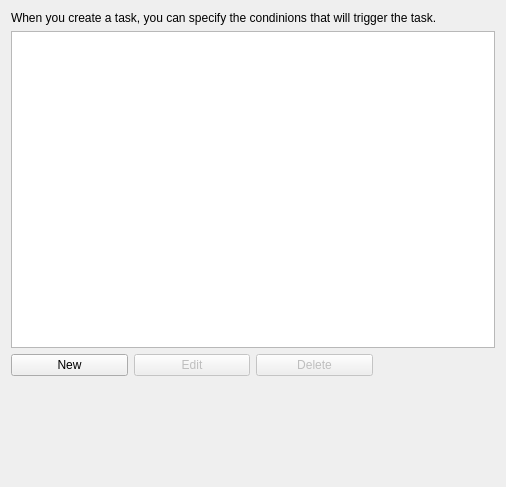
<?xml version="1.0" encoding="UTF-8"?>
<ui version="4.0">
 <class>ScheduleTriggersWin7Widget</class>
 <widget class="QWidget" name="ScheduleTriggersWin7Widget">
  <property name="geometry">
   <rect>
    <x>0</x>
    <y>0</y>
    <width>506</width>
    <height>487</height>
   </rect>
  </property>
  <property name="windowTitle">
   <string>Form</string>
  </property>
  <layout class="QGridLayout" name="gridLayout">
   <item row="0" column="0" colspan="4">
    <widget class="QLabel" name="triggerLabel">
     <property name="sizePolicy">
      <sizepolicy hsizetype="Fixed" vsizetype="Preferred">
       <horstretch>92</horstretch>
       <verstretch>0</verstretch>
      </sizepolicy>
     </property>
     <property name="minimumSize">
      <size>
       <width>92</width>
       <height>0</height>
      </size>
     </property>
     <property name="text">
      <string>When you create a task, you can specify the condinions that will trigger the task.</string>
     </property>
     <property name="buddy">
      <cstring>triggerTableView</cstring>
     </property>
    </widget>
   </item>
   <item row="1" column="0" colspan="4">
    <widget class="QTableView" name="triggerTableView">
     <property name="sizePolicy">
      <sizepolicy hsizetype="Expanding" vsizetype="Expanding">
       <horstretch>47</horstretch>
       <verstretch>30</verstretch>
      </sizepolicy>
     </property>
    </widget>
   </item>
   <item row="2" column="0">
    <widget class="QPushButton" name="newPushButton">
     <property name="text">
      <string>New</string>
     </property>
    </widget>
   </item>
   <item row="2" column="1">
    <widget class="QPushButton" name="editPushButton">
     <property name="enabled">
      <bool>false</bool>
     </property>
     <property name="text">
      <string>Edit</string>
     </property>
    </widget>
   </item>
   <item row="2" column="2">
    <widget class="QPushButton" name="deletePushButton">
     <property name="enabled">
      <bool>false</bool>
     </property>
     <property name="text">
      <string>Delete</string>
     </property>
    </widget>
   </item>
   <item row="2" column="3">
    <spacer name="horizontalSpacer">
     <property name="orientation">
      <enum>Qt::Horizontal</enum>
     </property>
     <property name="sizeHint" stdset="0">
      <size>
       <width>114</width>
       <height>20</height>
      </size>
     </property>
    </spacer>
   </item>
   <item row="3" column="0" colspan="4">
    <spacer name="verticalSpacer">
     <property name="orientation">
      <enum>Qt::Vertical</enum>
     </property>
     <property name="sizeType">
      <enum>QSizePolicy::Fixed</enum>
     </property>
     <property name="sizeHint" stdset="0">
      <size>
       <width>380</width>
       <height>100</height>
      </size>
     </property>
    </spacer>
   </item>
  </layout>
 </widget>
 <resources/>
 <connections/>
</ui>
